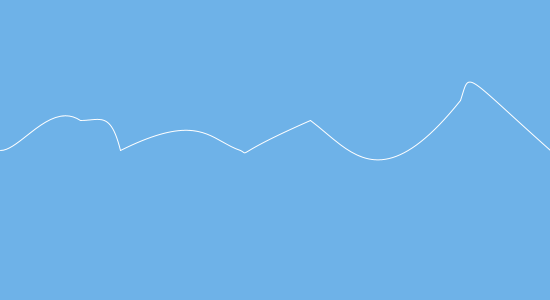
Frame 1 (no input)
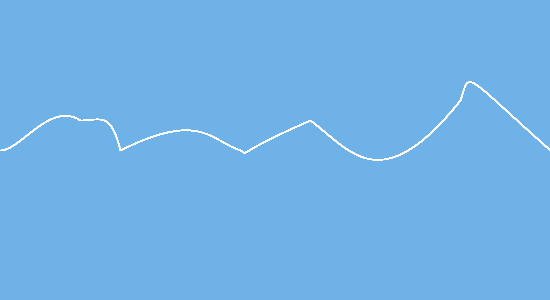
Frame 60 (the mouse pressed at the canvas centre just before this capture)
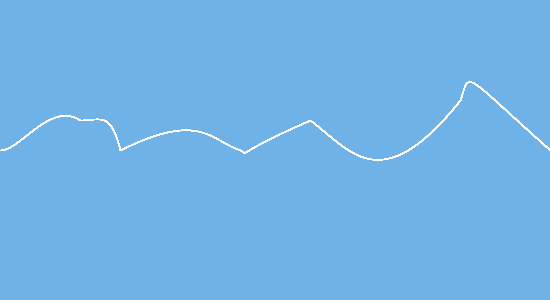
Frame 120 (the mouse held since frame 60 and released just before this capture)

The Processing sketch that drew these frames (run headless with seeded random() and noise(); from frame 60 on, the mouse is pressed at the canvas centre):

// Processing sketch: processing_74004
// ── processing_74004.pde

void setup(){
  size (550,300);
  background (110,178,232);
  noFill();
}

void draw(){
  
stroke(255);
bezier (0,150,20,150,50,100,80,120);
bezier(80,120,100,120,110,110,120,150);
bezier(120,150,200,110,210,140,240,150);
bezier(240,150,250,155,230,155,310,120);
bezier (310,120,350,150,380,200,460,100);
bezier(460,100,470,70,460,70,550,150);


}
